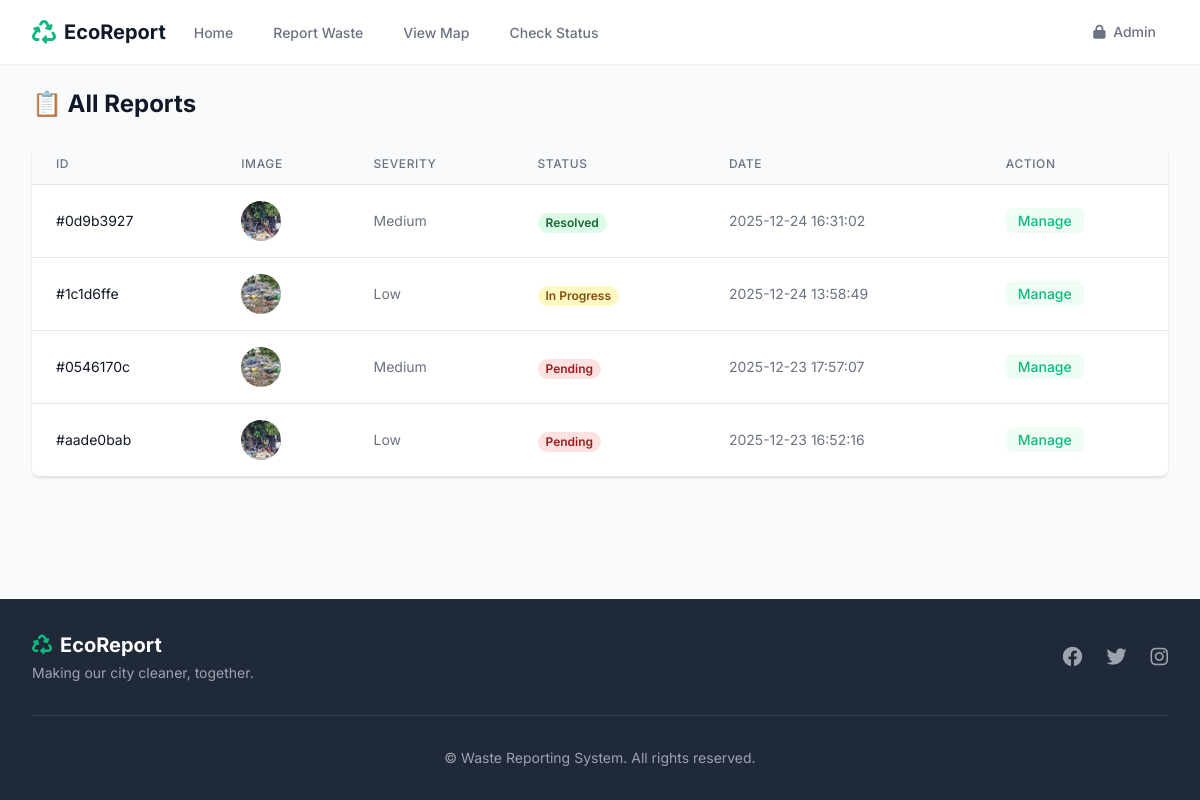
Screenshot of /admin/reports (signed in) with the database file from the repository.
### tables this page shows
CREATE TABLE reports (
            id TEXT PRIMARY KEY,
            description TEXT,
            location_name TEXT, 
            severity TEXT,
            latitude REAL,
            longitude REAL,
            image_path TEXT,
            status TEXT DEFAULT 'Pending',
            cleanup_image_path TEXT,
            created_at TIMESTAMP DEFAULT CURRENT_TIMESTAMP
        , ai_confidence INTEGER, updated_at TIMESTAMP);

### app.py (the view)
@app.route('/admin/reports')
def admin_reports():
    if 'admin' not in session: return redirect(url_for('admin_login'))
    conn = sqlite3.connect('database.db')
    conn.row_factory = sqlite3.Row
    c = conn.cursor()
    c.execute("SELECT * FROM reports ORDER BY created_at DESC")
    reports = [dict(row) for row in c.fetchall()]
    conn.close()
    return render_template('admin/reports.html', reports=reports)

### templates/admin/reports.html (shortened to what this page needs)
{% extends 'base.html' %}
{% block content %}
<div class="max-w-7xl mx-auto py-6 sm:px-6 lg:px-8">
    <div class="flex justify-between items-center mb-6">
        <h2 class="text-2xl font-bold text-gray-900">📋 All Reports</h2>
    </div>
    <div class="bg-white shadow overflow-hidden border-b border-gray-200 sm:rounded-lg">
        {% if reports %}
        <div class="overflow-x-auto">
            <table class="min-w-full divide-y divide-gray-200">
                <thead class="bg-gray-50">
                    <tr>
                        <th scope="col"
                            class="px-6 py-3 text-left text-xs font-medium text-gray-500 uppercase tracking-wider">ID
                        </th>
                        <th scope="col"
                            class="px-6 py-3 text-left text-xs font-medium text-gray-500 uppercase tracking-wider">Image
                        </th>
                        <th scope="col"
                            class="px-6 py-3 text-left text-xs font-medium text-gray-500 uppercase tracking-wider">
                            Severity</th>
                        <th scope="col"
                            class="px-6 py-3 text-left text-xs font-medium text-gray-500 uppercase tracking-wider">
                            Status</th>
                        <th scope="col"
                            class="px-6 py-3 text-left text-xs font-medium text-gray-500 uppercase tracking-wider">Date
                        </th>
                        <th scope="col"
                            class="px-6 py-3 text-left text-xs font-medium text-gray-500 uppercase tracking-wider">
                            Action</th>
                    </tr>
                </thead>
                <tbody class="bg-white divide-y divide-gray-200">
                    {% for report in reports %}
                    <tr>
                        <td class="px-6 py-4 whitespace-nowrap text-sm text-gray-900">#{{ report.id }}</td>
                        <td class="px-6 py-4 whitespace-nowrap">
                            <img src="{{ url_for('static', filename='uploads/' + report.image_path) }}"
                                class="h-10 w-10 rounded-full object-cover">
                        </td>
                        <td class="px-6 py-4 whitespace-nowrap text-sm text-gray-500">{{ report.severity }}</td>
                        <td class="px-6 py-4 whitespace-nowrap">
                            <span class="px-2 inline-flex text-xs leading-5 font-semibold rounded-full
                                {% if report.status == 'Resolved' %} bg-green-100 text-green-800
                                {% elif report.status == 'In Progress' %} bg-yellow-100 text-yellow-800
                                {% else %} bg-red-100 text-red-800 {% endif %}">
                                {{ report.status }}
                            </span>
                        </td>
                        <td class="px-6 py-4 whitespace-nowrap text-sm text-gray-500">{{ report.created_at }}</td>
                        <td class="px-6 py-4 whitespace-nowrap text-sm font-medium">
                            <a href="{{ url_for('admin_report_detail', id=report.id) }}"
                                class="text-primary hover:text-green-900 bg-green-50 px-3 py-1 rounded-md">Manage</a>
                        </td>
                    </tr>
                    {% endfor %}
                </tbody>
            </table>
        </div>
        {% endif %}
    </div>
</div>
{% endblock %}

### templates/base.html (shortened to what this page needs)
<!DOCTYPE html>
<html lang="en">
<head>
    <link rel="stylesheet" href="https://cdnjs.cloudflare.com/ajax/libs/font-awesome/6.4.0/css/all.min.css">
    <script src="https://cdn.tailwindcss.com"></script>
    <link rel="stylesheet" href="https://unpkg.com/leaflet@1.7.1/dist/leaflet.css" />
    <link rel="stylesheet" href="{{ url_for('static', filename='css/style.css') }}">
</head>
<body class="flex flex-col min-h-screen text-gray-800">
    <nav class="bg-white shadow-sm sticky top-0 z-50">
        <div class="max-w-7xl mx-auto px-4 sm:px-6 lg:px-8">
            <div class="flex justify-between h-16">
                <div class="flex">
                    <div class="flex-shrink-0 flex items-center">
                        <a href="{{ url_for('index') }}"
                            class="flex items-center gap-2 text-xl font-bold text-gray-900">
                            <i class="fas fa-recycle text-primary text-2xl"></i>
                            <span>EcoReport</span>
                        </a>
                    </div>
                    <div class="hidden sm:ml-6 sm:flex sm:space-x-8">
                        <a href="{{ url_for('index') }}"
                            class="border-transparent text-gray-500 hover:border-primary hover:text-gray-700 inline-flex items-center px-1 pt-1 border-b-2 text-sm font-medium transition-colors duration-200">
                            Home
                        </a>
                        <a href="{{ url_for('report') }}"
                            class="border-transparent text-gray-500 hover:border-primary hover:text-gray-700 inline-flex items-center px-1 pt-1 border-b-2 text-sm font-medium transition-colors duration-200">
                            Report Waste
                        </a>
                        <a href="{{ url_for('view_map') }}"
                            class="border-transparent text-gray-500 hover:border-primary hover:text-gray-700 inline-flex items-center px-1 pt-1 border-b-2 text-sm font-medium transition-colors duration-200">
                            View Map
                        </a>
                        <a href="{{ url_for('status') }}"
                            class="border-transparent text-gray-500 hover:border-primary hover:text-gray-700 inline-flex items-center px-1 pt-1 border-b-2 text-sm font-medium transition-colors duration-200">
                            Check Status
                        </a>
                    </div>
                </div>
                <div class="hidden sm:ml-6 sm:flex sm:items-center">
                    <a href="{{ url_for('admin_login') }}"
                        class="text-gray-500 hover:text-primary px-3 py-2 rounded-md text-sm font-medium transition-colors duration-200">
                        <i class="fas fa-lock mr-1"></i> Admin
                    </a>
                </div>
            </div>
        </div>
    </nav>
    <main class="flex-grow">
        {% block content %}{% endblock %}
    </main>
    <footer class="bg-gray-800 text-white py-8 mt-12">
        <div class="max-w-7xl mx-auto px-4 sm:px-6 lg:px-8">
            <div class="flex flex-col md:flex-row justify-between items-center">
                <div class="mb-4 md:mb-0">
                    <span class="text-xl font-bold flex items-center gap-2">
                        <i class="fas fa-recycle text-primary"></i> EcoReport
                    </span>
                    <p class="text-gray-400 text-sm mt-1">Making our city cleaner, together.</p>
                </div>
                <div class="flex space-x-6">
                    <a href="#" class="text-gray-400 hover:text-white transition-colors">
                        <i class="fab fa-facebook text-xl"></i>
                    </a>
                    <a href="#" class="text-gray-400 hover:text-white transition-colors">
                        <i class="fab fa-twitter text-xl"></i>
                    </a>
                    <a href="#" class="text-gray-400 hover:text-white transition-colors">
                        <i class="fab fa-instagram text-xl"></i>
                    </a>
                </div>
            </div>
            <div class="mt-8 border-t border-gray-700 pt-8 text-center text-sm text-gray-400">
                &copy; {{ now_year }} Waste Reporting System. All rights reserved.
            </div>
        </div>
    </footer>
</body>
</html>

### templates/base.html (style rules this page uses)
body { font-family: 'Inter', sans-serif; background-color: #F9FAFB; }

### rows the page displays
reports: id "0d9b3927", image_path (picture), severity "Medium", status "Resolved", created_at "2025-12-24 16:31:02"
reports: id "1c1d6ffe", image_path (picture), severity "Low", status "In Progress", created_at "2025-12-24 13:58:49"
reports: id "0546170c", image_path (picture), severity "Medium", status "Pending", created_at "2025-12-23 17:57:07"
reports: id "aade0bab", image_path (picture), severity "Low", status "Pending", created_at "2025-12-23 16:52:16"
